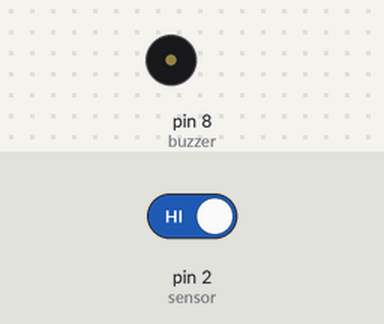
The sketch below on a simulated Arduino Uno, built with avr-gcc and run on an emulated ATmega328P. Shown: buzzer (waves = sounding, pin HIGH). The inputs (shaded band) are chosen by the test bench; at power-on: pin 2 (sensor) HIGH.

Above: at 1.2 s.
1.3 s: pin 2 (sensor) driven LOW
At 1.46 s:
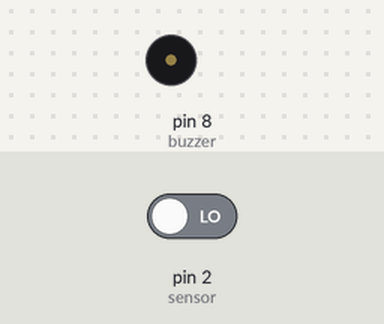
Timing chart, 0 to 10.3 s (numbered marks = the images above; inputs shaded):
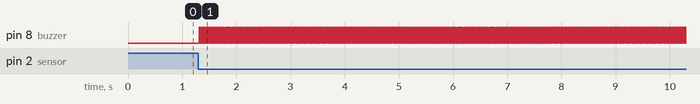

Measured:
- after the input at 1.3 s, pin 8 (buzzer): alternates HIGH for 0.02 s and LOW for 0.02 s, starting at once

The sketch:

alarma_prueba_final.ino
```cpp
#define sensor 2
#define buzzer 8
int laser = 0;
int delay_buzzer = 20;
int delay_0 = 10;

void setup() {
  // put your setup code here, to run once:
  //Serial.begin(9600)
  pinMode(sensor, INPUT);
  pinMode(buzzer, OUTPUT);

}

void loop() {
  // put your main code here, to run repeatedly:
  laser = digitalRead(sensor);
  delay(delay_0);
  while(laser==0){
    digitalWrite(buzzer, HIGH);
    delay(delay_buzzer);
    digitalWrite(buzzer, LOW);
    delay(delay_buzzer);
    }
}
```
